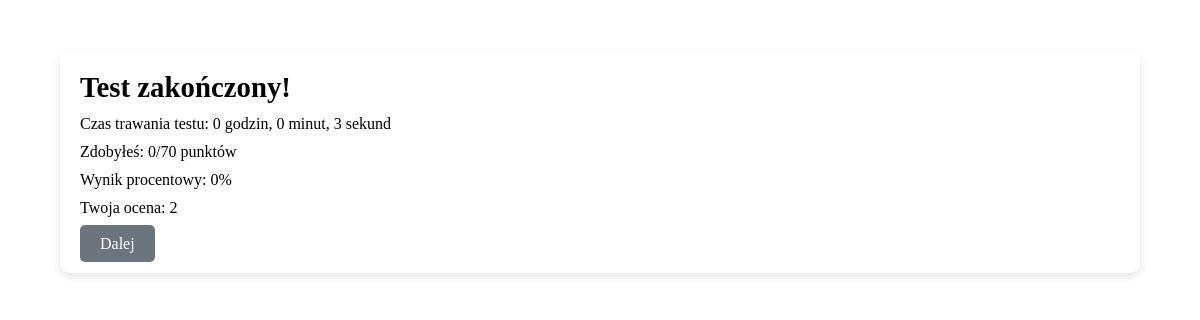
Page /student/test_result.php?id_proby=329 on the committed database.
### tables this page shows
CREATE TABLE `tProbyTestu` (
  `ID` int NOT NULL,
  `id_testu` int NOT NULL,
  `id_studenta` int NOT NULL,
  `data_prob` datetime DEFAULT CURRENT_TIMESTAMP,
  `status` enum('w trakcie','zakończony') DEFAULT 'w trakcie',
  `zdobyto_punktow` int DEFAULT NULL,
  `max_punktow` int DEFAULT NULL,
  `ocena` float DEFAULT NULL,
  `wynik_procentowy` decimal(10,0) DEFAULT NULL,
  `data_zakonczenia` datetime DEFAULT NULL
);

### public/student/test_result.php (the view, shortened to what this page needs)
<?php
require_once('../../config/connect.php');
$id_proby = $_GET['id_proby'] ?? null;
$sql = "SELECT zdobyto_punktow, max_punktow, wynik_procentowy, ocena, data_prob, data_zakonczenia FROM tProbyTestu WHERE ID = '$id_proby'";
$result = mysqli_query($conn, $sql);
$row = mysqli_fetch_assoc($result);
$data_prob = new DateTime($row['data_prob']);
$data_zakonczenia = new DateTime($row['data_zakonczenia']);
$roznica = $data_prob->diff($data_zakonczenia);
$czas_trwania = $roznica->format('%h godzin, %i minut, %s sekund');
?>
<!DOCTYPE html>
<html lang="pl">
<head>
    <link rel="stylesheet" href="../../assets/css/main.css">
</head>
<body>
    <main class="main">
        <div class="container">
            <h1>Test zakończony!</h1>
            <p>Czas trawania testu: <?= htmlspecialchars($czas_trwania)?></p>
            <p>Zdobyłeś: <?= htmlspecialchars($row['zdobyto_punktow']) ?>/<?= htmlspecialchars($row['max_punktow']) ?> punktów</p>
            <p>Wynik procentowy: <?= round(htmlspecialchars($row['wynik_procentowy'])) ?>%</p>
            <p>Twoja ocena: <?= htmlspecialchars($row['ocena']) ?></p>
            <br>
            <a class="submit-btn" href="student_dashboard.php">Dalej</a>
        </div>
    </main>
</body>
</html>

### assets/css/main.css (style rules this page uses)
* { padding: 0px; margin: 0px; border: none; }
*, *::before, *::after { box-sizing: border-box; }
a, a:link, a:visited { text-decoration: none; }
aside, nav, footer, header, section, main { display: block; }
h1, h2, h3, h4, h5, h6, p { font-size: inherit; font-weight: inherit; }
h1 { font-size: 1.8rem; font-weight: bold; line-height: 1.2; }
p { margin-top: 10px; }
.container { width: 90%; padding: 20px; box-shadow: 0px 4px 8px rgba(0, 0, 0, 0.1); border-radius: 10px; }
.main { margin-top: 50px; display: flex; justify-content: center; align-items: center; }
.submit-btn { background-color: #4CAF50; color: white; border: none; padding: 10px 20px; border-radius: 4px; cursor: pointer; margin-top: 20px; }
.submit-btn { background-color: #6c757d; color: white; border: none; padding: 10px 20px; font-size: 16px; border-radius: 5px; cursor: pointer; transition: background-color 0.3s ease; }

### rows in the picture
tprobytestu: czas_trwania "0 godzin, 0 minut, 3 sekund", zdobyto_punktow "0", max_punktow "70", wynik_procentowy "0", ocena "2"
